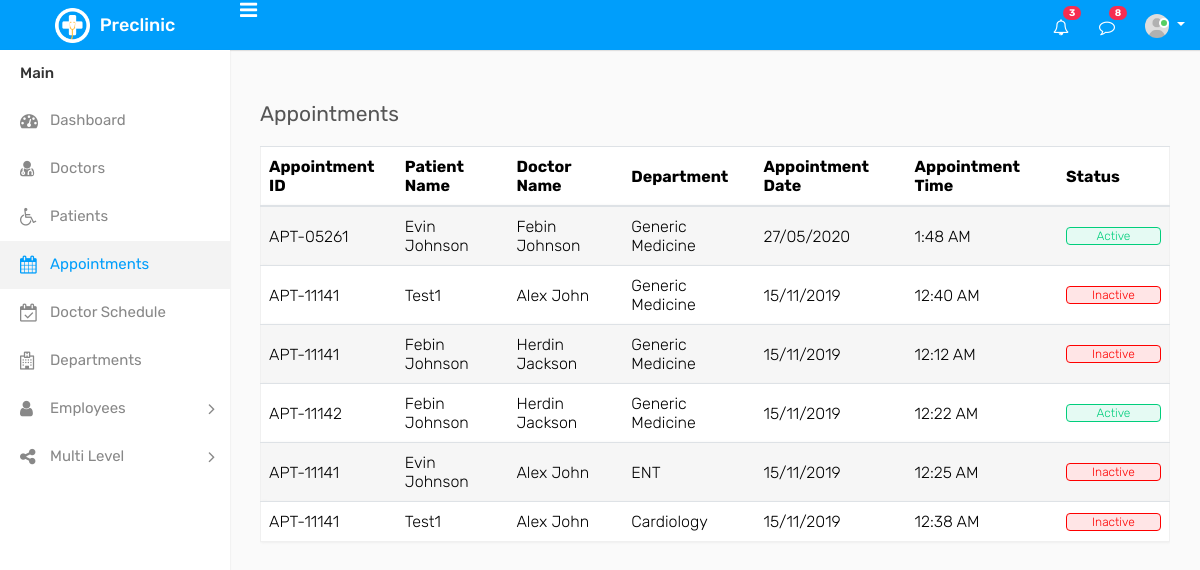
Screenshot of /medico/preclinic/appointments.php with the database file from the repository.
### tables this page shows
CREATE TABLE IF NOT EXISTS `appoinment` (
  `id` int(4) NOT NULL AUTO_INCREMENT,
  `appoinment_id` varchar(10) NOT NULL,
  `patient_id` int(4) NOT NULL,
  `doctor_id` int(4) NOT NULL,
  `doctor_name` varchar(30) NOT NULL,
  `department` varchar(30) NOT NULL,
  `patient_name` varchar(30) NOT NULL,
  `appointment_date` varchar(10) NOT NULL,
  `appoinment_time` varchar(10) NOT NULL,
  `phone` bigint(10) NOT NULL,
  `email` varchar(30) NOT NULL,
  `status` varchar(10) NOT NULL,
  PRIMARY KEY (`id`),
  KEY `patient_id` (`patient_id`),
  KEY `doctor_id` (`doctor_id`),
  KEY `department` (`department`)
);

### medico/preclinic/appointments.php (the view, shortened to what this page needs)
<?php
include('connection.php');
?>
<!DOCTYPE html>
<html lang="en">
<head>
    <link rel="stylesheet" type="text/css" href="assets/css/bootstrap.min.css">
    <link rel="stylesheet" type="text/css" href="assets/css/font-awesome.min.css">
    <link rel="stylesheet" type="text/css" href="assets/css/select2.min.css">
    <link rel="stylesheet" type="text/css" href="assets/css/style.css">
</head>
<body>
    <div class="main-wrapper">
        <div class="header">
			<div class="header-left">
				<a href="index.html" class="logo">
					<img src="assets/img/logo.png" width="35" height="35" alt=""> <span>Preclinic</span>
				</a>
			</div>
			<a id="toggle_btn" href="javascript:void(0);"><i class="fa fa-bars"></i></a>
            <ul class="nav user-menu float-right">
                <li class="nav-item dropdown d-none d-sm-block">
                    <a href="#" class="dropdown-toggle nav-link" data-toggle="dropdown"><i class="fa fa-bell-o"></i> <span class="badge badge-pill bg-danger float-right">3</span></a>
                </li>
                <li class="nav-item dropdown d-none d-sm-block">
                    <a href="javascript:void(0);" id="open_msg_box" class="hasnotifications nav-link"><i class="fa fa-comment-o"></i> <span class="badge badge-pill bg-danger float-right">8</span></a>
                </li>
                <li class="nav-item dropdown has-arrow">
                    <a href="#" class="dropdown-toggle nav-link user-link" data-toggle="dropdown">
                        <span class="user-img"><img class="rounded-circle" src="assets/img/user.jpg" width="40" alt="Admin">
							<span class="status online"></span></span>
                    </a>
                </li>
            </ul>
        </div>
        <div class="sidebar" id="sidebar">
            <div class="sidebar-inner slimscroll">
                <div id="sidebar-menu" class="sidebar-menu">
                    <ul>
                        <li class="menu-title">Main</li>
                        <li>
                            <a href="index.php"><i class="fa fa-dashboard"></i> <span>Dashboard</span></a>
                        </li>
						<li>
                            <a href="doctors.php"><i class="fa fa-user-md"></i> <span>Doctors</span></a>
                        </li>
                        <li>
                            <a href="patients.php"><i class="fa fa-wheelchair"></i> <span>Patients</span></a>
                        </li>
                        <li class="active">
                            <a href="appointments.php"><i class="fa fa-calendar"></i> <span>Appointments</span></a>
                        </li>
                        <li>
                            <a href="schedule.php"><i class="fa fa-calendar-check-o"></i> <span>Doctor Schedule</span></a>
                        </li>
                        <li>
                            <a href="departments.php"><i class="fa fa-hospital-o"></i> <span>Departments</span></a>
                        </li>
						<li class="submenu">
							<a href="#"><i class="fa fa-user"></i> <span> Employees </span> <span class="menu-arrow"></span></a>
						</li>
                        <li class="submenu">
                            <a href="javascript:void(0);"><i class="fa fa-share-alt"></i> <span>Multi Level</span> <span class="menu-arrow"></span></a>
                        </li>
                    </ul>
                </div>
            </div>
        </div>
        <div class="page-wrapper">
            <div class="content">
                <div class="row">
                    <div class="col-sm-4 col-3">
                        <h4 class="page-title">Appointments</h4>
                    </div>
                    <div class="col-sm-8 col-9 text-right m-b-20">
                    </div>
                </div>
				<div class="row">
					<div class="col-md-12">
						<div class="table-responsive">
							<table class="table table-striped custom-table">
								<thead>
									<tr>
										<th>Appointment ID</th>
										<th>Patient Name</th>
										<th>Doctor Name</th>
										<th>Department</th>
										<th>Appointment Date</th>
										<th>Appointment Time</th>
										<th>Status</th>
									</tr>
								</thead>
								<tbody>
								<?php
									  $sql = "SELECT * FROM appoinment;";
 									$result = mysqli_query($conn, $sql);
                          while($row = mysqli_fetch_array($result))
						  {
                          ?>
									<tr>
										<td><?php echo $row["appoinment_id"]; ?></td>
										<td> <?php echo $row["patient_name"]; ?></td>
										<td><?php echo $row["doctor_name"]; ?></td>
										<td><?php echo $row["department"]; ?></td>
										<td><?php echo $row["appointment_date"]; ?></td>
										<td><?php echo $row["appoinment_time"]; ?></td>
										 <?php
                                         if($row['status']=="Inactive") { ?>
										<td><span class="custom-badge status-red"><?php echo $row['status']; ?></span></td>
										<?php }
                                         else{
										 ?>
										 <td class="sorting_1"><span class="custom-badge status-green"><?php echo $row['status']; ?></span></td>
                                         <?php } ?>
									</tr>
									<?php
                          }
                          ?>
								</tbody>
							</table>
						</div>
					</div>
                </div>
            </div>
		</div>
    </div>
</body>
</html>

### rows the page displays
appoinment: appoinment "APT-05261", patient_name "Evin Johnson", doctor_name "Febin Johnson", department "Generic Medicine", appointment_date "27/05/2020", appoinment_time "1:48 AM", status "Active"
appoinment: appoinment "APT-11141", patient_name "Test1", doctor_name "Alex John", department "Generic Medicine", appointment_date "15/11/2019", appoinment_time "12:40 AM", status "Inactive"
appoinment: appoinment "APT-11141", patient_name "Febin Johnson", doctor_name "Herdin Jackson", department "Generic Medicine", appointment_date "15/11/2019", appoinment_time "12:12 AM", status "Inactive"
appoinment: appoinment "APT-11142", patient_name "Febin Johnson", doctor_name "Herdin Jackson", department "Generic Medicine", appointment_date "15/11/2019", appoinment_time "12:22 AM", status "Active"
appoinment: appoinment "APT-11141", patient_name "Evin Johnson", doctor_name "Alex John", department "ENT", appointment_date "15/11/2019", appoinment_time "12:25 AM", status "Inactive"
appoinment: appoinment "APT-11141", patient_name "Test1", doctor_name "Alex John", department "Cardiology", appointment_date "15/11/2019", appoinment_time "12:38 AM", status "Inactive"
